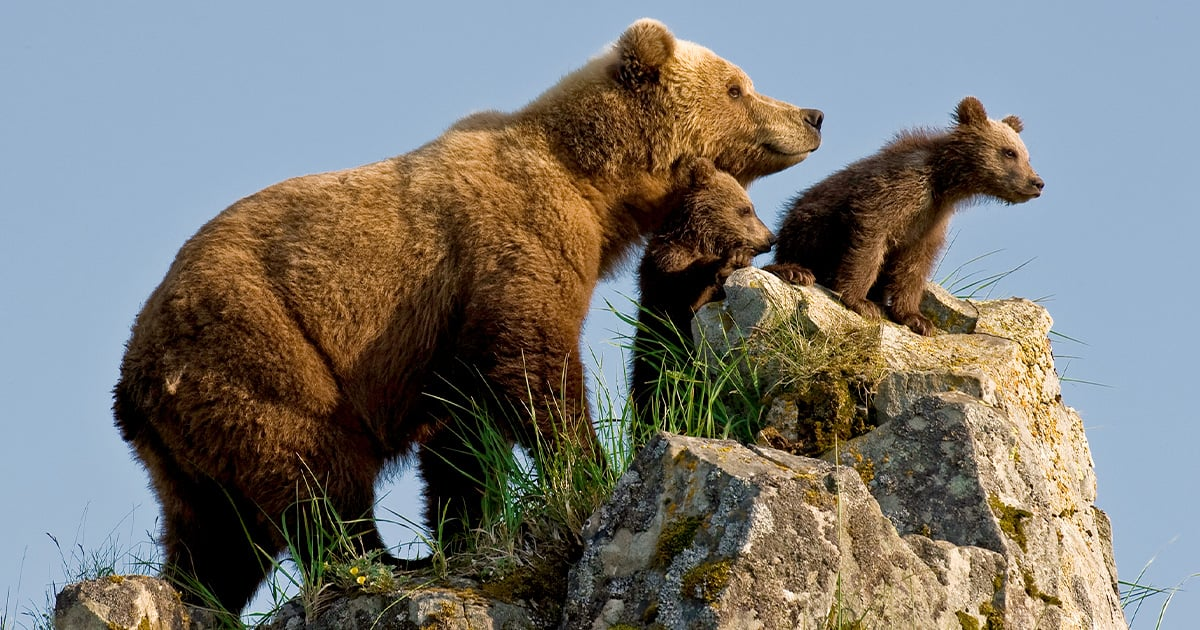
#> input picture bear.jpg, 1200 x 630 px, found by its file name
$ python global_threshold.py
#> lines starting #> are read from the running program, lines starting #| are printed output that depends on the picture; after the words box and inside, x2 and y2 are one past the last pixel; in counts of white or black regions, pixels touching at a corner belong together
import os

import cv2

img = cv2.imread('bear.jpg')
#> img is the input picture: shape (630, 1200, 3); mean B, G, R 115.8, 120.9, 122

img_gray = cv2.cvtColor(img, cv2.COLOR_BGR2GRAY)
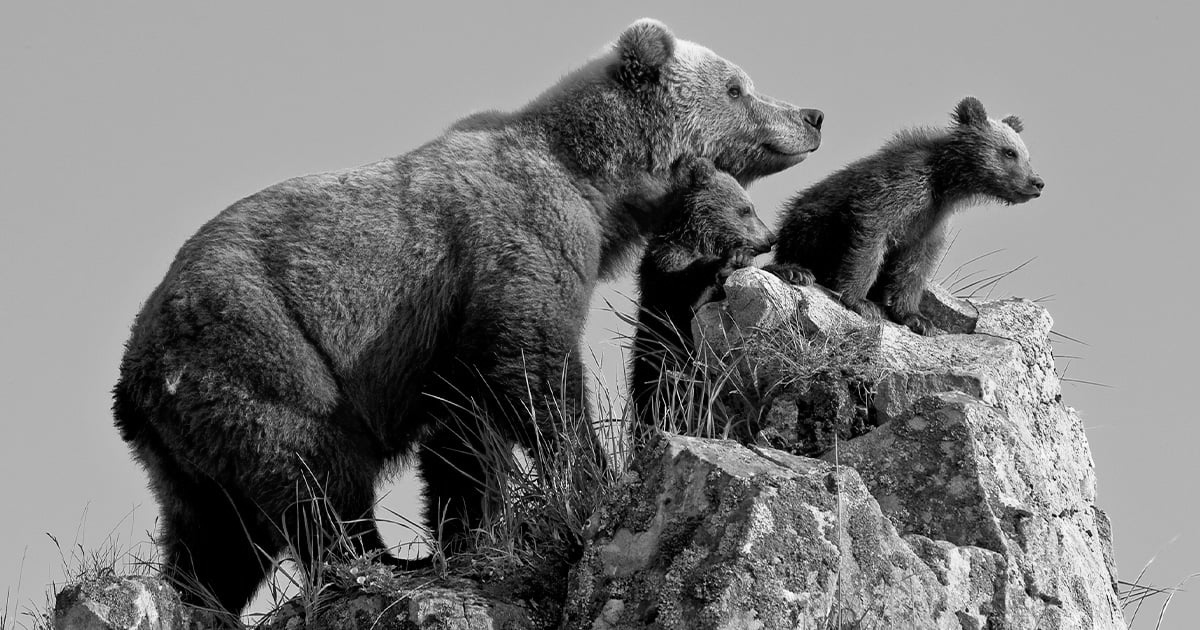
#> img_gray: shape (630, 1200); min 0, max 255, mean 120.6

ret, thresh = cv2.threshold(img_gray, 80, 255, cv2.THRESH_BINARY)
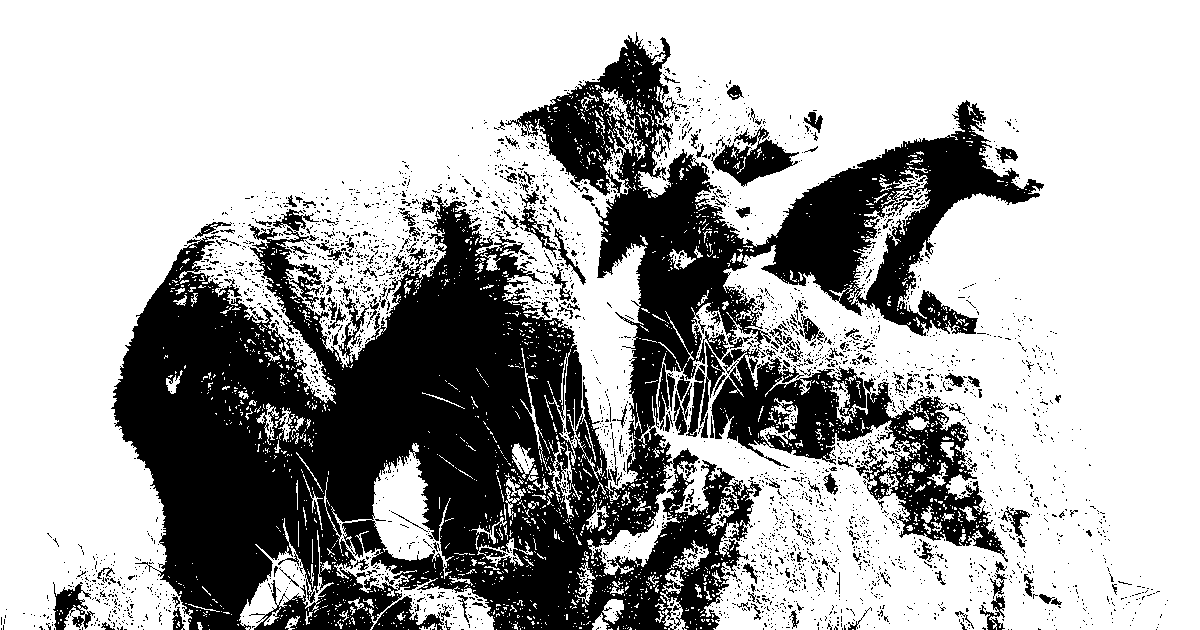
#> thresh: shape (630, 1200); 67.7% white; 3347 black regions (3159 under 20 px), largest, box (x1, y1, x2, y2) and area: (111, 32, 1044, 630) 199001, (711, 342, 1008, 562) 18989, (711, 126, 799, 187) 2289

thresh = cv2.blur(thresh, (10, 10))
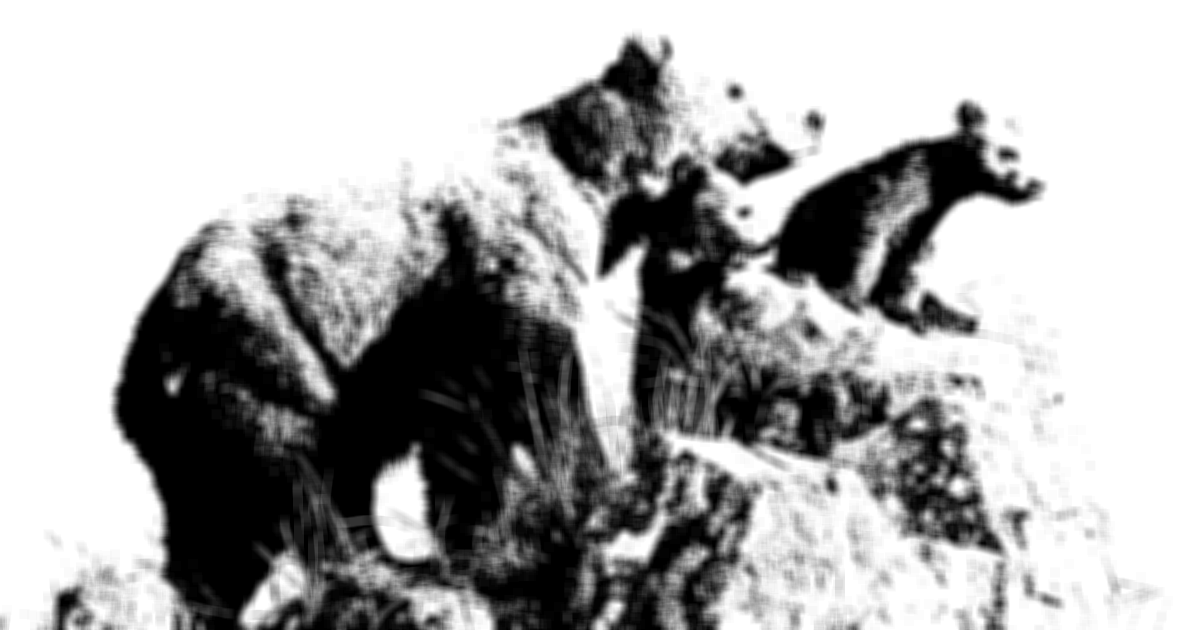
#> thresh: shape (630, 1200); min 0, max 255, mean 172.8
ret, thresh = cv2.threshold(thresh, 80, 255, cv2.THRESH_BINARY)
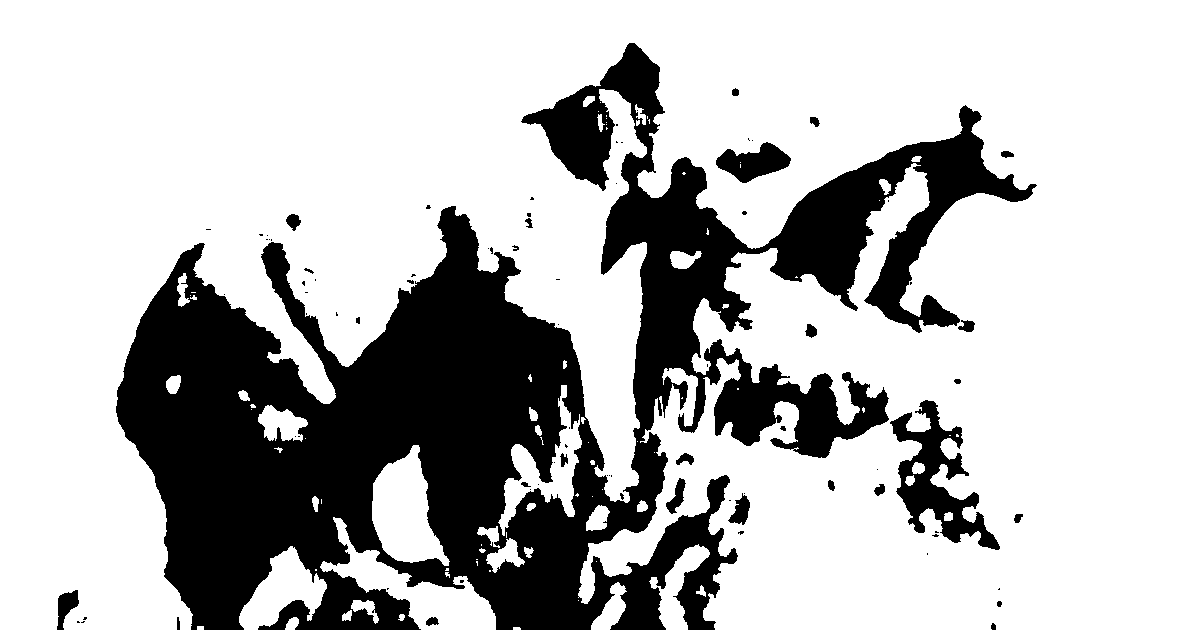
#> thresh: shape (630, 1200); 73.5% white; 84 black regions (55 under 20 px), largest, box (x1, y1, x2, y2) and area: (116, 43, 1037, 630) 190144, (890, 400, 1000, 550) 5768, (716, 142, 791, 183) 1722

cv2.imshow('img', img)
cv2.imshow('thresh', thresh)
cv2.waitKey(0)
